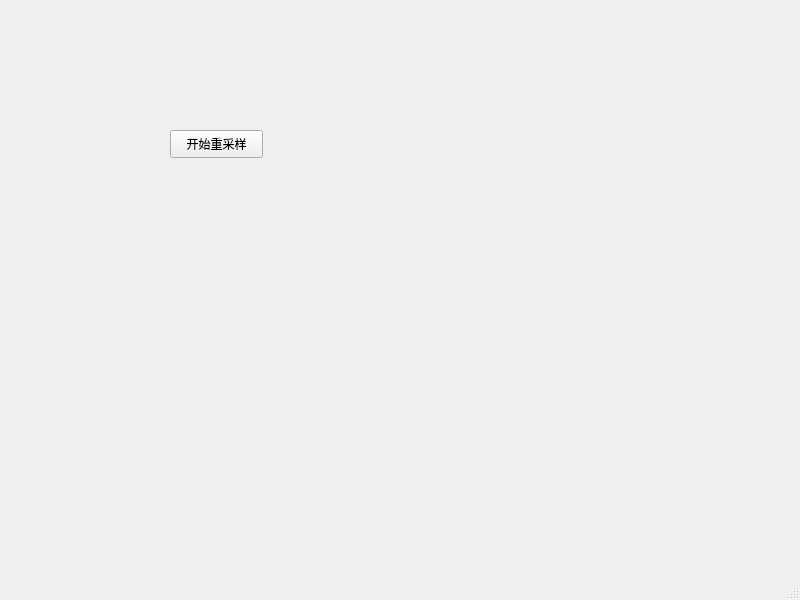
<?xml version="1.0" encoding="UTF-8"?>
<ui version="4.0">
 <class>MainWindow</class>
 <widget class="QMainWindow" name="MainWindow">
  <property name="geometry">
   <rect>
    <x>0</x>
    <y>0</y>
    <width>800</width>
    <height>600</height>
   </rect>
  </property>
  <property name="windowTitle">
   <string>MainWindow</string>
  </property>
  <widget class="QWidget" name="centralwidget">
   <widget class="QPushButton" name="audioButton">
    <property name="geometry">
     <rect>
      <x>170</x>
      <y>130</y>
      <width>93</width>
      <height>28</height>
     </rect>
    </property>
    <property name="text">
     <string>开始重采样</string>
    </property>
   </widget>
  </widget>
  <widget class="QMenuBar" name="menubar">
   <property name="geometry">
    <rect>
     <x>0</x>
     <y>0</y>
     <width>800</width>
     <height>26</height>
    </rect>
   </property>
  </widget>
  <widget class="QStatusBar" name="statusbar"/>
 </widget>
 <resources/>
 <connections/>
</ui>
